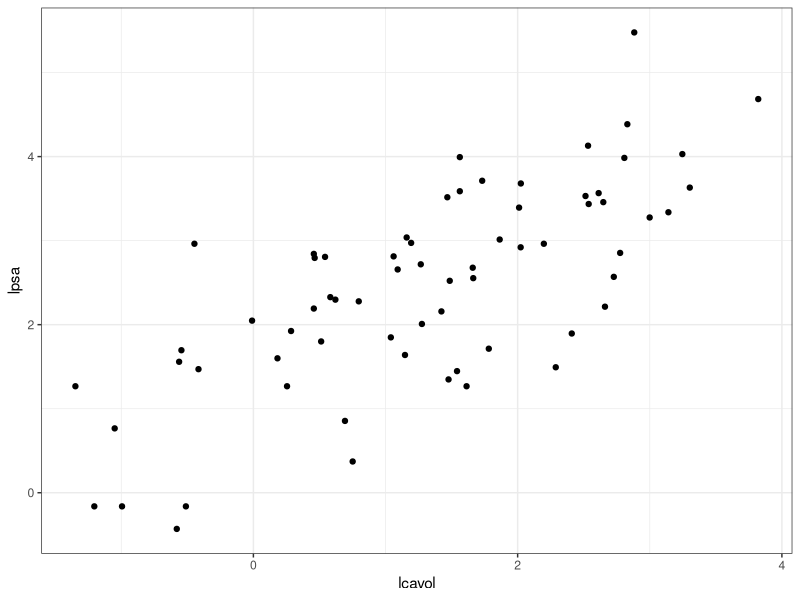
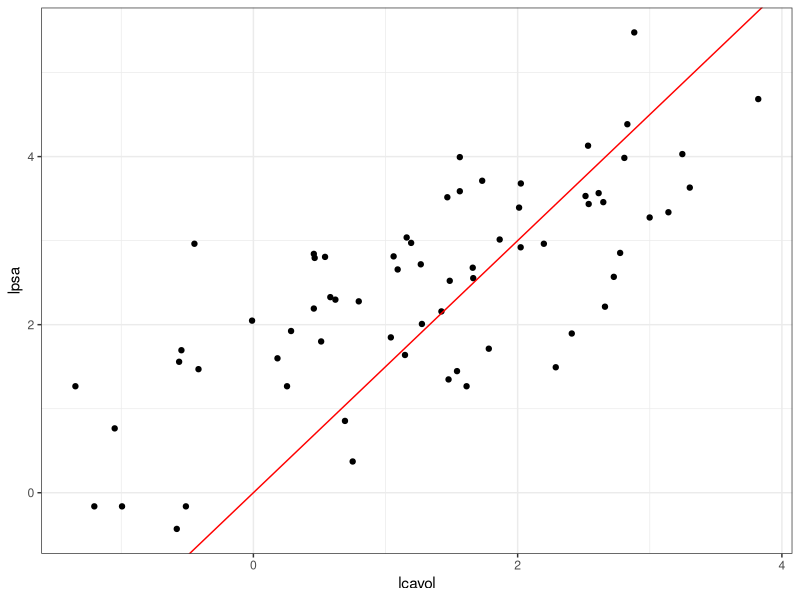
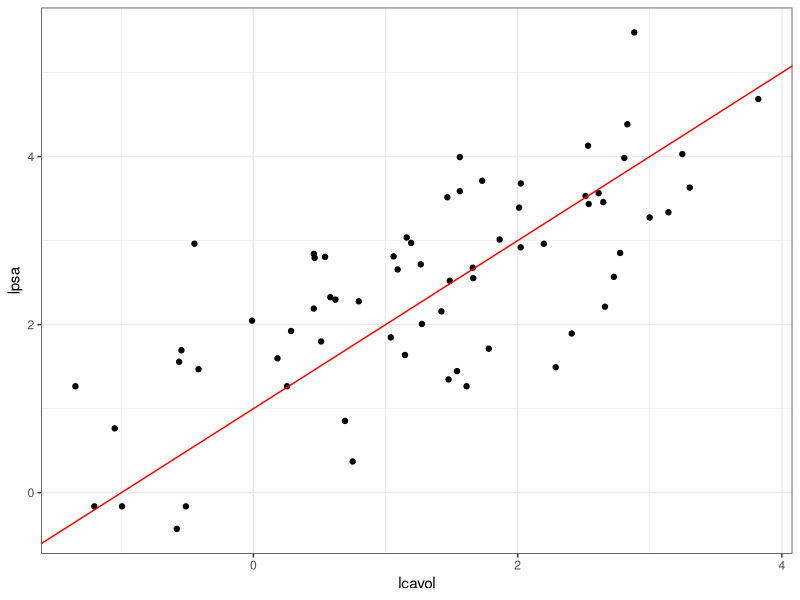
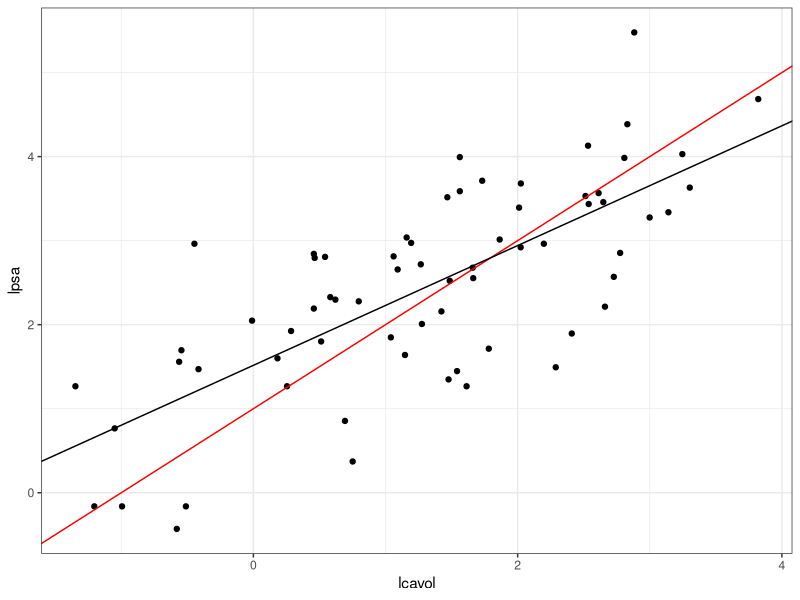
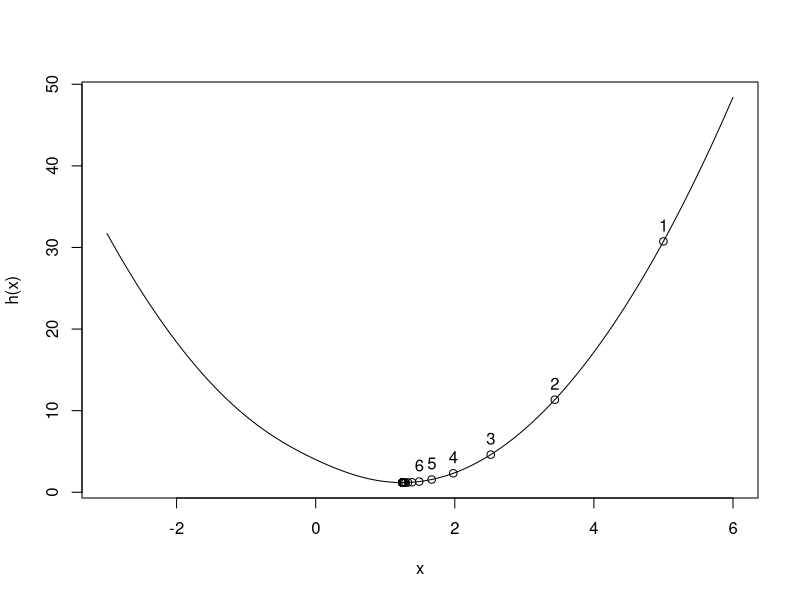
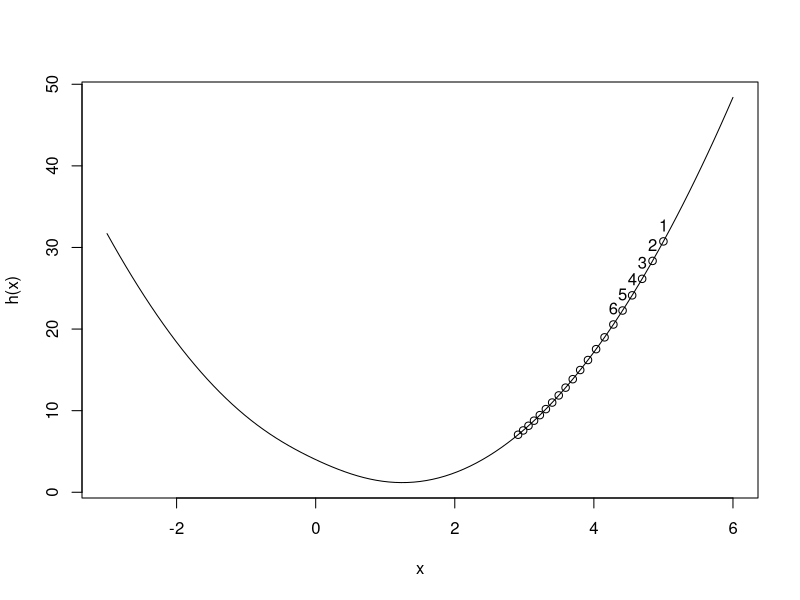
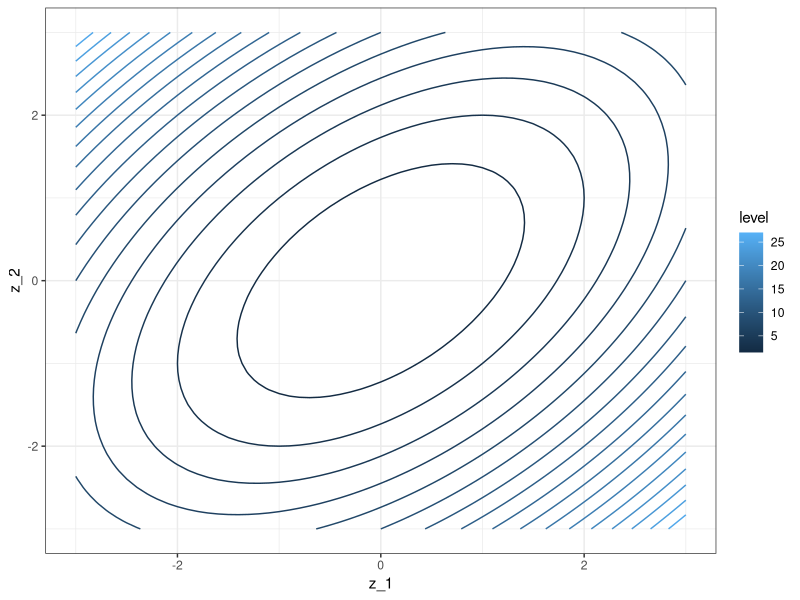
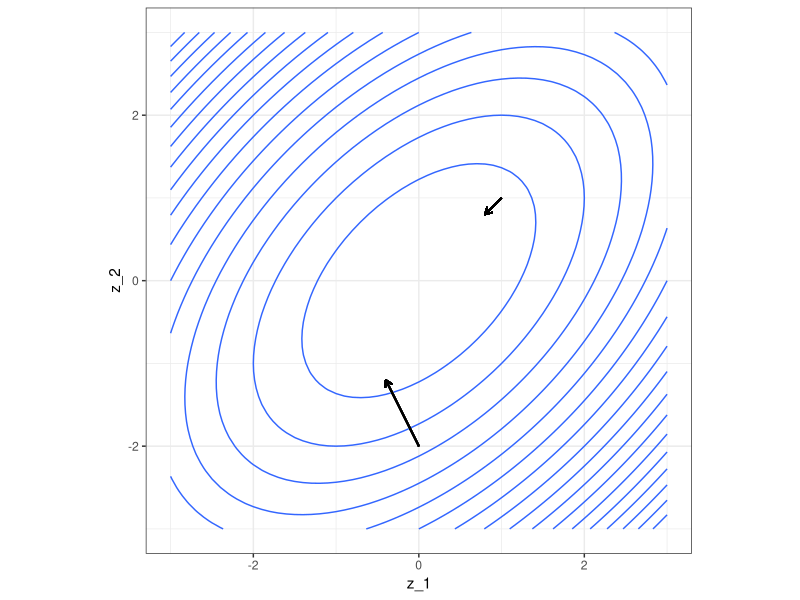

R code for these plots, in order:
## ---- chunk 1
library(ggplot2)
theme_set(theme_bw())
cbbPalette <- c("#000000", "#E69F00", "#56B4E9", "#009E73", "#F0E442", "#0072B2", "#D55E00", "#CC79A7")
## ---- chunk 2
library(readr)
library(dplyr)
library(knitr)
prostata <- read_csv('datos/prostate.csv') %>% select(lcavol, lpsa, train)
kable(head(prostata), format = 'html')
prostata_entrena <- filter(prostata, train)
ggplot(prostata_entrena, aes(x = lcavol, y = lpsa)) + geom_point()
## ---- chunk 3
rss_calc <- function(datos){
  y <- datos$lpsa
  x <- datos$lcavol
  fun_out <- function(beta){
    y_hat <- beta[1] + beta[2]*x
    e <- (y - y_hat)
    rss <- sum(e^2)
    rss
  }
  fun_out
}
## ---- chunk 4
rss <- rss_calc(prostata_entrena)
## ---- chunk 5
beta <- c(0,1.5)
rss(beta)
## ---- chunk 6
ggplot(prostata_entrena, aes(x = lcavol, y = lpsa)) + geom_point() +
  geom_abline(slope = beta[2], intercept = beta[1], col ='red')
## ---- chunk 7
beta <- c(1,1)
rss(beta)
ggplot(prostata_entrena, aes(x = lcavol, y = lpsa)) + geom_point() +
  geom_abline(slope = beta[2], intercept = beta[1], col ='red')
## ---- chunk 8
res_opt <- optim(c(0,0), rss, method = 'BFGS')
beta_hat <- res_opt$par
beta_hat
res_opt$convergence
## ---- chunk 9
ggplot(prostata_entrena, aes(x = lcavol, y = lpsa)) + geom_point() +
  geom_abline(slope = 1, intercept = 1, col ='red') +
  geom_abline(slope = beta_hat[2], intercept = beta_hat[1]) 
  
## ---- chunk 10
 h <- function(x) {
x^2 + (x - 2)^2 - log(x^2 + 1)
 }
## ---- chunk 11
 h_deriv <- function(x) {
  2 * x + 2 * (x - 2) - 2*x/(x^2 + 1)
 }
## ---- chunk 12
z_0 <- 5
eta <- 0.4
descenso <- function(h, h_deriv){
  fun <- function(n, z_0, eta){
    z <- numeric(n)
    z[1] <- z_0
    for(i in 1:(n-1)){
      z[i+1] <- z[i] - eta * h_deriv(z[i])
    }
    z
  }
  fun
}
descenso_fun <- descenso(h, h_deriv) 
z <- descenso_fun(20, 5, 0.1)
z
## ---- chunk 13
curve(h, -3, 6)
points(z, h(z))
text(z[1:6], h(z[1:6]), pos = 3)
## ---- chunk 14
z <- descenso_fun(20, 5, 0.01)
curve(h, -3, 6)
points(z, h(z))
text(z[1:6], h(z[1:6]), pos = 3)
## ---- chunk 15
z <- descenso_fun(20, 5, 1.5)
z
## ---- chunk 16
h <- function(z_1, z_2) {
  z_1^2 + z_2^2 - z_1 * z_2
}
grid_graf <- expand.grid(z_1 = seq(-3, 3, 0.1), z_2 = seq(-3,
3, 0.1))
grid_graf <- grid_graf %>%  mutate(val = h(z_1,z_2))
ggplot(grid_graf, aes(x = z_1, y = z_2, z = val)) + 
  geom_contour(binwidth = 1.5, aes(colour = ..level..))
## ---- chunk 17
h_grad <- function(z_1,z_2){
  c(2*z_1 - z_2, 2*z_2 - z_1)
}
## ---- chunk 18
grad.1 <- h_grad(0,-2)
grad.2 <- h_grad(1,1)
eta <- 0.2
#library(grid)
ggplot(grid_graf, aes(x=z_1, y=z_2, z=val)) +
  geom_contour(binwidth=1.5) +
  geom_segment(aes(x=0.0, xend=0.0-eta*grad.1[1], y=-2,
     yend=-2-eta*grad.1[2]),
    arrow = arrow(length = unit(0.2,"cm")))+ 
  geom_segment(aes(x=1, xend=1-eta*grad.2[1], y=1,
     yend=1-eta*grad.2[2]),
    arrow = arrow(length = unit(0.2,"cm")))+ coord_fixed(ratio = 1)
## ---- chunk 19

